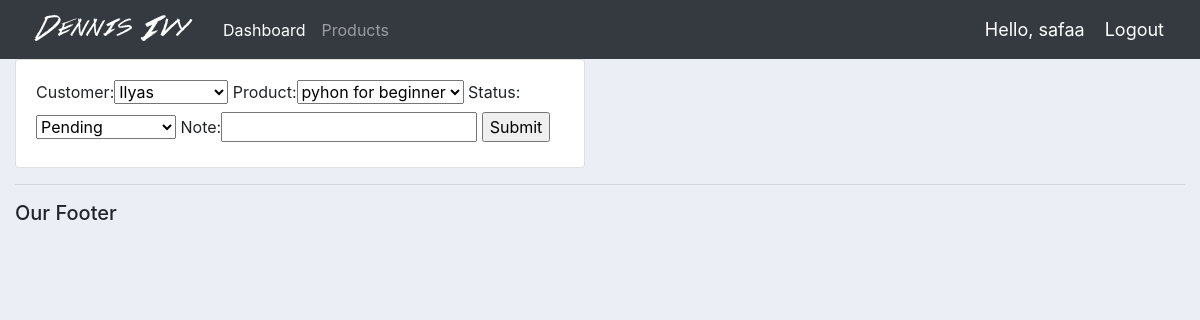
/update_order/2 (signed in), run on an earlier commit of the app's database.
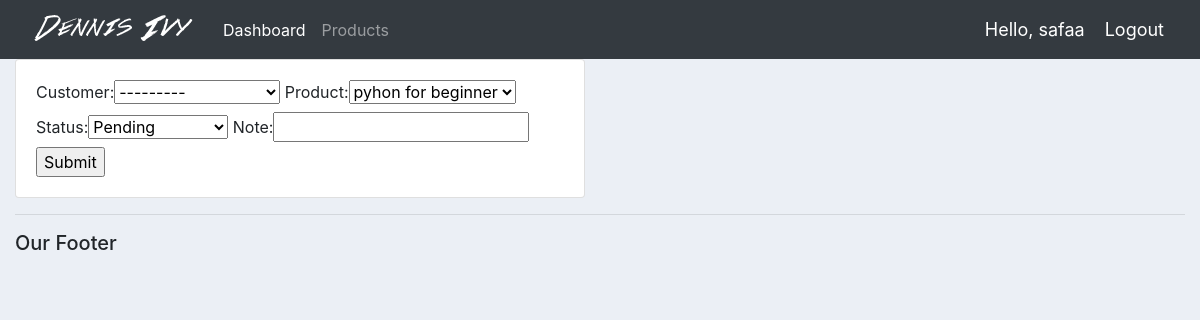
And on a later commit of the database.
### accounts/models.py (models this page shows, shortened)
class Order(models.Model):
    STATUS = (
        ('Pending', 'Pending'),
        ('Out for delivery', 'Out for delivery'),
        ('Delivered', 'Delivered'),
    )
    customer = models.ForeignKey(Customer, null=True, on_delete=models.SET_NULL)
    product = models.ForeignKey(Product, null=True, on_delete=models.SET_NULL)
    date_created = models.DateTimeField(auto_now_add=True, null=True)
    status = models.CharField(max_length=200, null=True, choices=STATUS)
    note = models.CharField(max_length=1000, null=True)

### accounts/decorators.py (the view)
        def wrapper_func(request, *args, **kwargs):
            group = None
            if request.user.groups.exists():
                group = request.user.groups.all()[0].name
            if group in allowed_roles:
                return view_func(request, *args, **kwargs)
            else:
                return HttpResponse('You are not authorized to view this page')

### accounts/forms.py
class OrderForm(ModelForm):
    class Meta:
        model = Order
        fields = '__all__'

### accounts/models.py (called while the page is built)
    def __str__(self):
        return self.name

    def __str__(self):
        return self.name

### accounts/views.py (called while the page is built)
@login_required(login_url='login')
@allowed_users(allowed_roles=['admin'])
def updateOrder(request, pk):
    order = Order.objects.get(id=pk)
    form = OrderForm(instance=order)
    if request.method == 'POST':
        form = OrderForm(request.POST, instance=order)
        if form.is_valid():
            form.save()
            return redirect('/')
    context = {
        'form': form
    }
    return render(request, 'accounts/update_order.html', context)

### accounts/templates/accounts/update_order.html (shortened to what this page needs)
{% extends 'accounts/main.html' %}
{% load static %}
{% block content %}
<div class="row">
	<div class="col-md-6">
		<div class="card card-body">
			<form action="" method="POST">
				{{form}}
				<input type="submit" name="Submit">
			</form>
		</div>
	</div>
</div>
{% endblock %}

What changed in the data, as far as the page shows it:
changed Order "pyhon for beginner": customer "Ilyas" → "---------"
